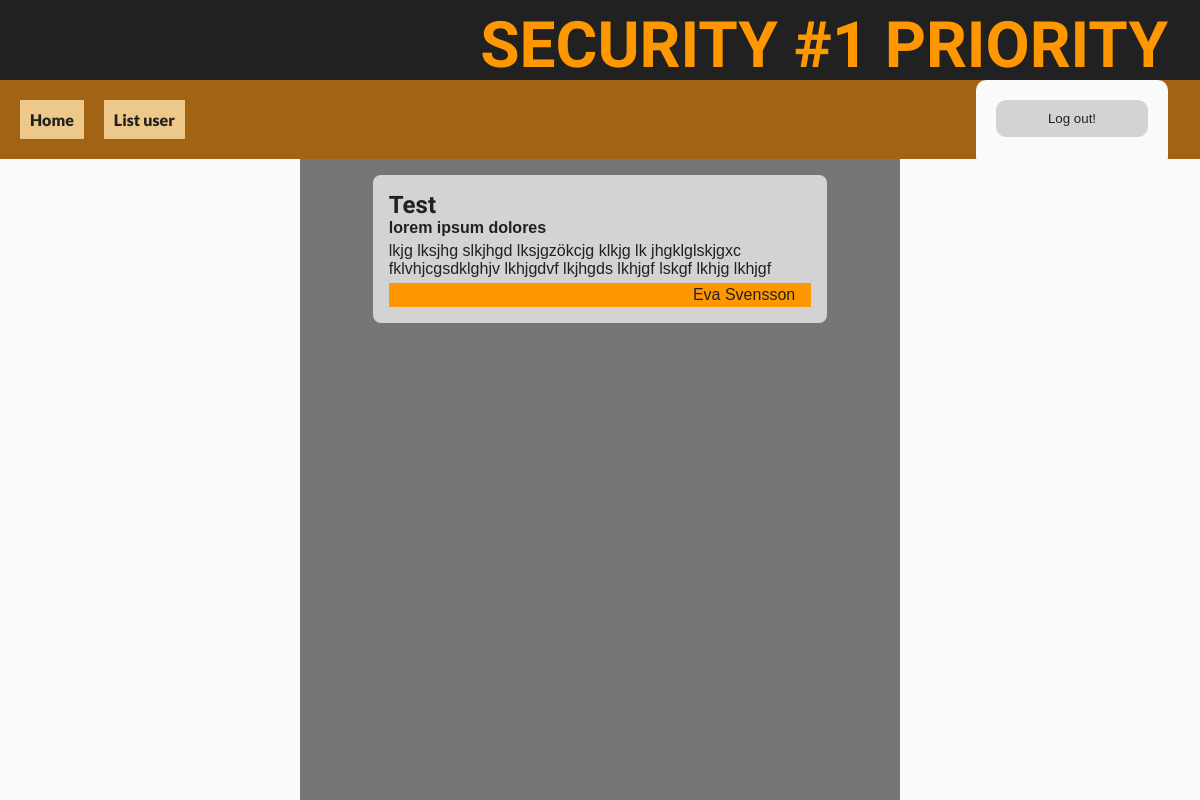
The app's page / (signed in) with its own data.
### tables this page shows
CREATE TABLE `tblarticle` (
  `id` int(11) NOT NULL,
  `head` varchar(100) NOT NULL,
  `ingress` text NOT NULL,
  `text` text NOT NULL,
  `author` int(11) NOT NULL,
  `added` int(11) NOT NULL,
  `status` int(11) NOT NULL DEFAULT 9
);

CREATE TABLE `tbluser` (
  `id` int(11) NOT NULL,
  `user` varchar(40) NOT NULL,
  `pass` varchar(255) NOT NULL,
  `level` int(11) NOT NULL DEFAULT 100,
  `realname` varchar(255) NOT NULL,
  `lastlogin` int(11) DEFAULT NULL
);

### index.php (the view, shortened to what this page needs)
<!DOCTYPE html>
<?php
    $conn=makeConn('can');
?>
<html lang="en">
<head>
    <link rel="stylesheet" href="admin.css">
</head>
<body>
<?php require_once("_header.php"); ?>
<?php require_once("_menu.php"); ?>
    <?php if(isset($_SESSION['level']) ){ ?>
            <form method="post" action="index.php" class="log">
                <input type="submit" name="logout" value="Log out!">
            </form>
    <?php  } ?>
<div class="main">
    <?php
        $sql="SELECT tblarticle.head, tblarticle.ingress, tblarticle.text, tbluser.realname FROM tblarticle INNER JOIN tbluser ON tblarticle.author=tbluser.id;";
        $result=mysqli_query($conn, $sql);
        while($rad=mysqli_fetch_assoc($result)){
            echo "<div class='article'>";
            echo "<h2>".$rad['head']."</h2>";
            echo "<div class='ingress'>".$rad['ingress']."</div>";
            echo "<div class='text'>".$rad['text']."</div>";
            echo "<div class='byline'>".$rad['realname']."</div>";
            echo "</div>";
        }
?>
</div>
</body>
</html>

### admin.css (style rules this page uses)
* { margin: 0; padding: 0; box-sizing: border-box; }
body { display: flex; flex-direction: column; background-color: #f5f5f5; }
.main { display: flex; flex-direction: column; align-items: center; width: 50%; height: 100%; gap: .2rem; background: var(--color-text-secondary); margin: 0 auto; padding: 1rem; }
.article { width:80%; padding: 1rem; background: var(--back-secondary); border-radius: .5rem; }
.article h2 { font-family: 'Staatliches', cursive; font-size: 1.5rem; font-weight: 900; color: var(--color-text); text-align: left; margin: 0; }
.ingress { font-family: sans-serif; font-size: 1rem; font-weight: bold; color: var(--color-text); text-align: left; margin: 0 auto .3rem auto; }
.text { font-family: sans-serif; font-size: 1rem; font-weight: normal; color: var(--color-text); text-align: left; margin: 0 auto .3rem auto; }
.byline { font-family: sans-serif; width:100% font-size: .8rem; font-weight: normal; background: var(--accent-color); color: var(--color-text); text-align: right; padding: .2rem 1rem .2rem 1rem; }
body { position: absolute; background: var(--back-primary); width: 100%; height: 100vh; }
form { display: flex; flex-direction: column; align-items: center; justify-content: center; width: 50%; background: var(--back-primary); padding: 20px; border-radius: 10px; }
form input { width: 100%; padding: 10px; border-radius: 10px; border: 1px solid var(--back-secondary); margin-bottom: 10px; }
form input[type="submit"] { width: 100%; padding: 10px; border-radius: 10px; border: 1px solid var(--back-secondary); margin-bottom: 10px; background: var(--back-secondary); color: var(--color-text); cursor: pointer; }
.log { --display: none; position: absolute; top: 5rem; width: 12rem; right: 2rem; }

### colors.css (style rules this page uses)
:root { --color-primary: #00bcd4; --color-secondary: #eec78b; --color-primary-dark: #32485d; --color-secondary-dark: #a16414; --back-primary: #fafafa; --back-secondary: #d3d3d3; --accent-color: #ff9800; --color-text: #212121; --color-text-secondary: #757575; }

### records on screen
tblarticle: head "Test", ingress "lorem ipsum dolores", text "lkjg lksjhg slkjhgd lksjgzökcjg klkjg lk jhgklglskjgxc fklvhjcgsdklghjv lkhjgdvf lkjhgds lkhjgf lskgf lkhjg lkhjgf", tbluser.realname "Eva Svensson"
